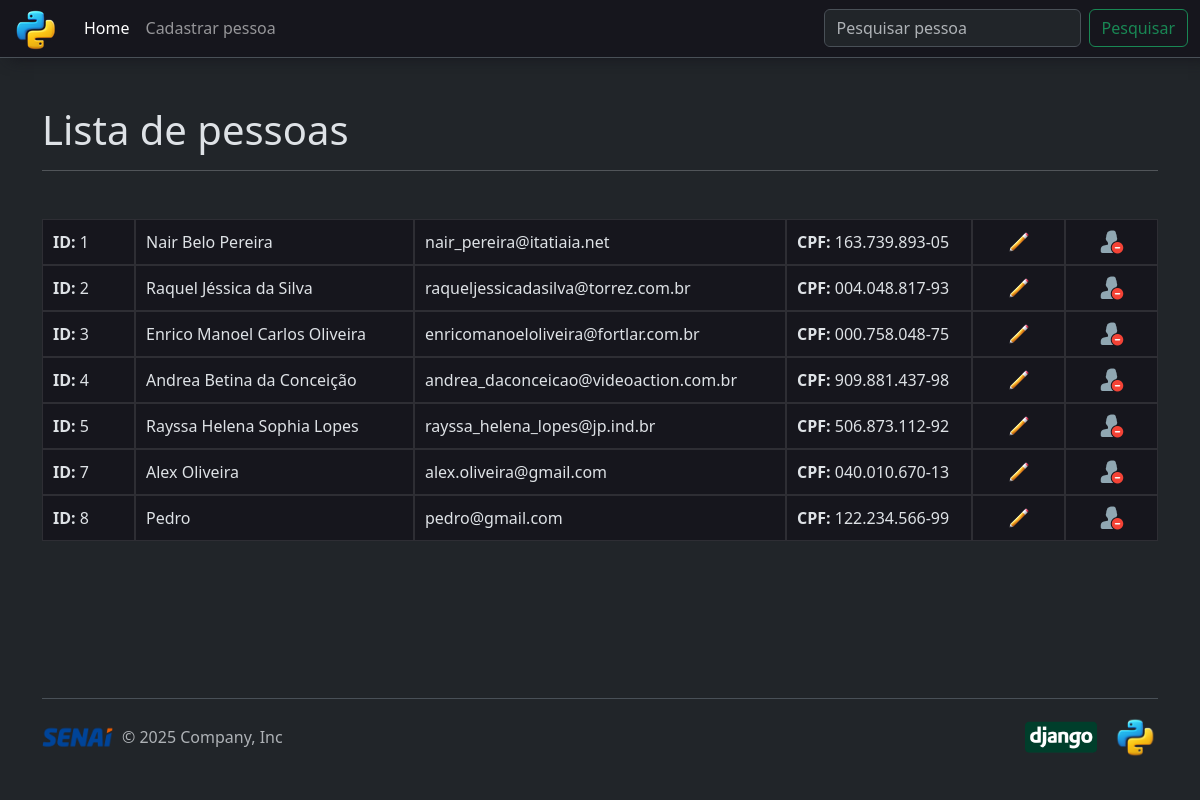
The app's page /crud_app/, older data.
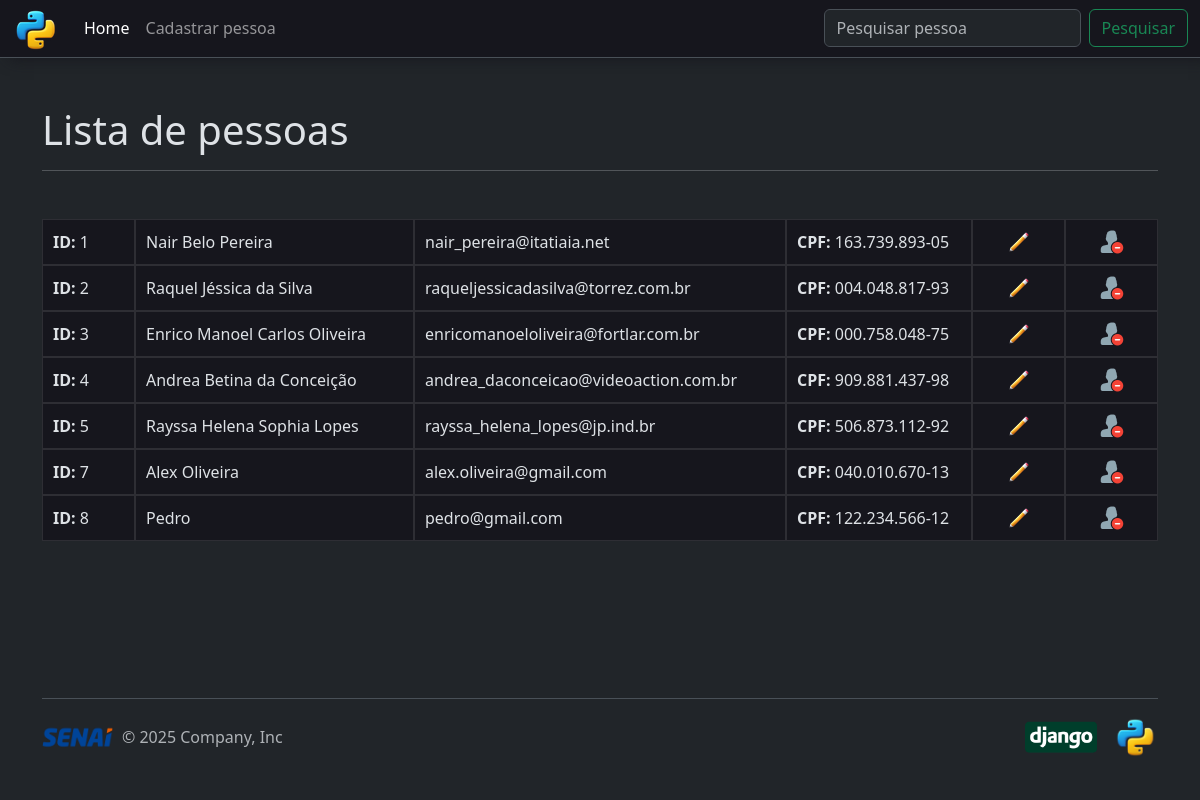
The same page, newer data.
### crud_app/models.py (models this page shows, shortened)
class Pessoa(models.Model):
    id_pessoa = models.AutoField(primary_key=True)
    nome = models.CharField(max_length=255, null=False, blank=False)
    email = models.EmailField(unique=True, null=False, blank=False)
    cpf = models.CharField(max_length=14, unique=True, null=True, blank=True)

### crud_app/views.py (the view)
# urls.py: path('', views.home, name='home'),
def home(request):
    pessoas = Pessoa.objects.all()
    return render(request, "home.html", {"pessoas":pessoas})

### crud_app/templates/home.html (shortened to what this page needs)
{% extends 'base.html' %}
{% block content %}
{% load static %}
    <div class="container">
        <h1>Lista de pessoas</h1>
        <hr class="mb-5">
        {% for pessoa in pessoas %}
            <ul class="row lista-pessoas">
                <li class="col-12 col-md-2 col-lg-1"><b>ID: </b>{{ pessoa.id_pessoa }}</li>
                <li class="col-12 col-md-10 col-lg-3">{{ pessoa.nome }}</li>
                <li class="col-12 col-md-8 col-lg-4">{{ pessoa.email }}</li>
                <li class="col-12 col-md-4 col-lg-2"><b>CPF: </b>{{ pessoa.cpf }}</li>
                <li class="col-6 col-md-6 col-lg-1">
                    <a href="{% url 'alterar_pessoa' pessoa.id_pessoa %}">
                        <img src="{% static 'img/editar.png' %}" alt="Editar" title="Editar" style="width: 24px;">
                    </a>
                </li>
                <li class="col-6 col-md-6 col-lg-1">
                    <a href="{% url 'deletar_pessoa' pessoa.id_pessoa %}">
                        <img src="{% static 'img/deletar.png' %}" alt="Deletar" title="Deletar" style="width: 24px;">
                    </a>
                </li>
            </ul>
        {% empty %}
            <ul>
                <li>Nenhuma pessoa cadastrada</li>
            </ul>
        {% endfor %}
    </div>
{% endblock %}

Row changes from the older to the newer data that the page shows:
changed Pessoa "Pedro": cpf "122.234.566-99" → "122.234.566-12"
